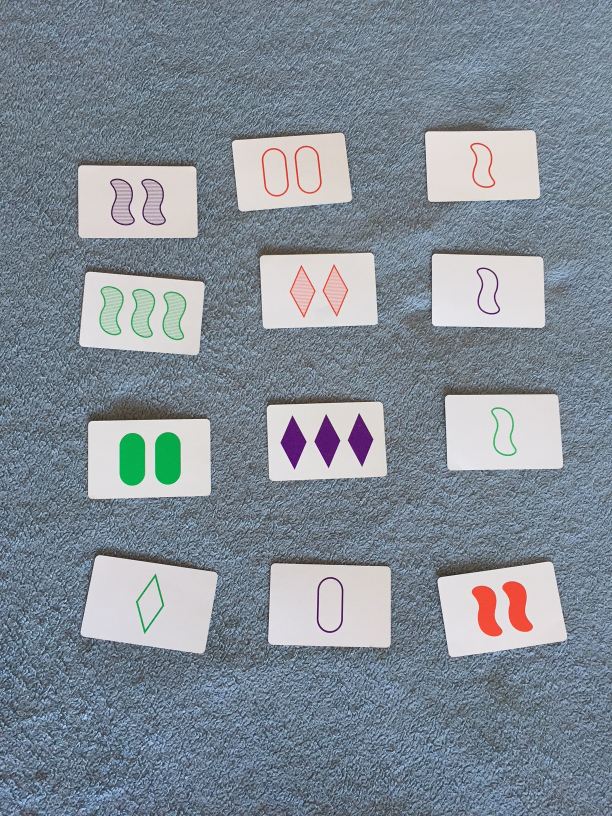
#> input picture PlaySET/IMG_6394.JPG, 1224 x 1632 px (shown at 1/2 size)
$ python -i ImageExtractor.py   (imports and definitions only)   (older library calls are emulated)
#> lines starting #> are read from the running program, lines starting #| are printed output that depends on the picture; after the words box and inside, x2 and y2 are one past the last pixel; in counts of white or black regions, pixels touching at a corner belong together
#> further down, picture is the input picture: shape (1632, 1224, 3); mean B, G, R 150.4, 140.5, 130.6
import cv2
import numpy as np
import imutils
from matplotlib import pyplot as plt

import Card

CARD_WIDTH = 400    #Width of extracted card images
CARD_HEIGHT = 600   #Height of extracted card images
MIN_CARD_SIZE = 10000   #Minimum pixel count for a blob to be considered a card
MAX_CARD_SIZE = 100000
MIN_CARD_CURVATURE = .10 #min_curvature, aka "epsilon" is the allowable curvature as a fraction of the arclength
BLUR = 11

class ROI:
    def __init__(self, index, contour=None, vertices=None):
        self.index = index
        self.contour = contour
        self.vertices = vertices

class ImageExtractor:

    ############Math Helper Methods#########
    # [43 lines left out: functions _get_angle, _get_distance, get_histogram, pre_process_image, not called in this run]

    def locate_ROIs(self, image):
        """
        Operation: Finds cards, and extracts the contours, which are then
            simplified into approximate polygons, which are returns
        :param image: The input image to be processed.
        :return: List of simplified polygons. These polygons are the corners of the cards.
        """
        gray = cv2.cvtColor(image, cv2.COLOR_BGR2GRAY)
        # light_correction = cv2.medianBlur(gray, 201, 0) #Correct aberation in image (brighter in center)
        print(gray.shape)
#| (1632, 1224)
        height, width = gray.shape
#> height = 1632; width = 1224
        small_gray = cv2.resize(gray, (int(width/10), int(height/10)))
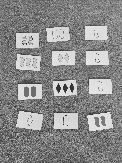
#> small_gray: shape (163, 122); min 29, max 236, mean 138.5
        # light_correction = cv2.GaussianBlur(gray, (801, 801), 0) #Reduce noise in the image
        print((int(width/20)*2+1, int(width/20)*2+1))
#| (123, 123)
        light_correction = cv2.GaussianBlur(small_gray, (int(width/20)*2+1, int(width/20)*2+1), 0) #Reduce noise in the image
        light_correction = cv2.resize(light_correction, (width, height))
#> light_correction: shape (1632, 1224)
        light_correction = light_correction - np.amin(light_correction)
        cv2.imshow("light_correction", imutils.resize(light_correction, width=600))
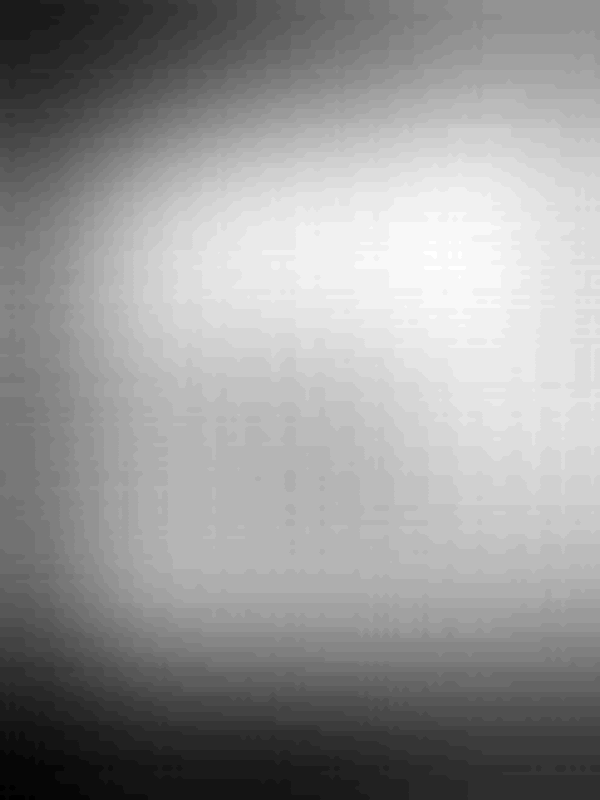
#> window 'light_correction': shape (800, 600); min 0, max 38, mean 22.6; drawn with min black and max white


        # print(np.amin(light_correction), np.amax(light_correction))
        # gray = gray - light_correction
        gray = cv2.subtract(gray, light_correction)
        # gray.convertTo(gray, cv2.CV_8U)
        # gray = np.uint8(gray)


        # im = [image[:,:,i] for i in range(3)] #Would allow iteration by channel
        red = image[:,:,0]
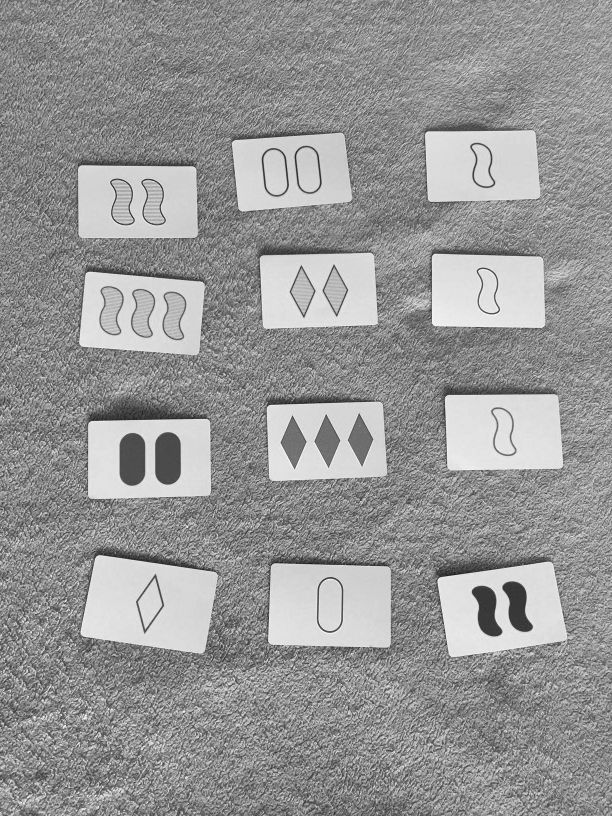
#> red: shape (1632, 1224) (shown at 1/2 size); min 7, max 255, mean 150.4
        green = image[:,:,1]
        blue = image[:,:,2]
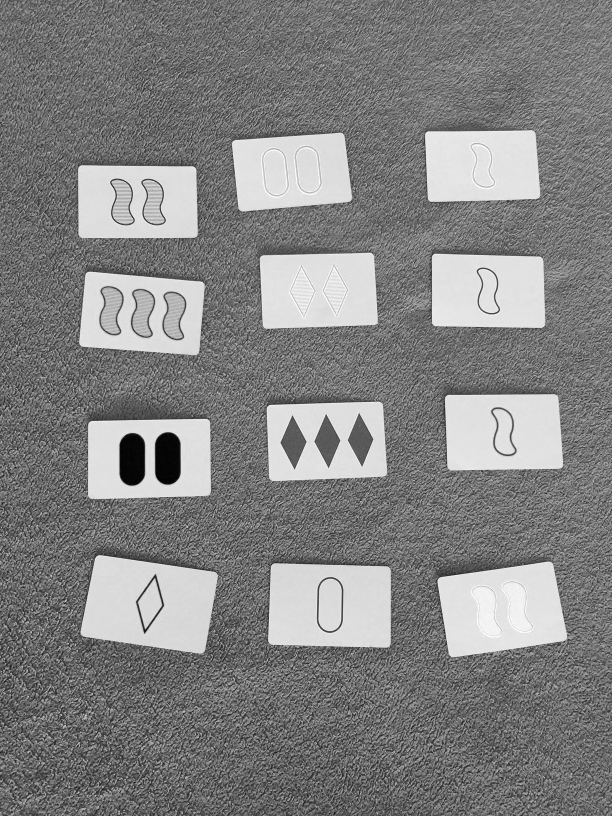
#> blue: shape (1632, 1224) (shown at 1/2 size); min 0, max 255, mean 130.6
        new_image = np.zeros(image.shape)
        for (i, color) in enumerate([red,green,blue]):
            light_correction = cv2.medianBlur(gray, 801, 0)  # Reduce noise in the image
            light_correction = light_correction - np.amin(light_correction)
            ch_corr = cv2.subtract(gray, light_correction)
            new_image[:,:,i] = ch_corr
#> this loop made 3 passes
#> pass 1, in locate_ROIs, `light_correction = light_correction - np.amin(light_correction)`:
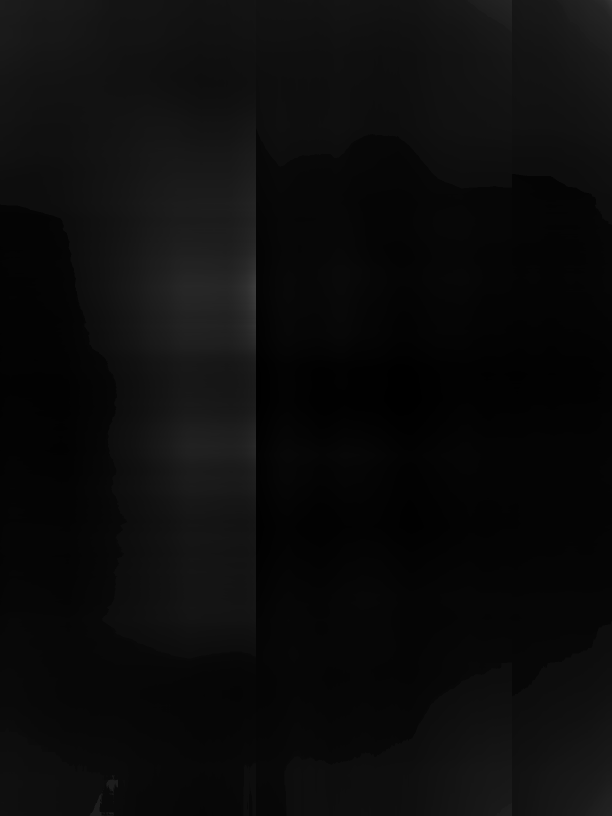
#> light_correction: shape (1632, 1224) (shown at 1/2 size); min 0, max 62, mean 11.5


        # cv2.imshow("Corrected_Gray", imutils.resize(gray, width=600))
        #Todo: Division makes more sense, but gives us a type mistmatch - resolve later
        # gray.convertTo(gray,cv2.CV_8UC1)
        # blurred = cv2.GaussianBlur(gray, (BLUR, BLUR), 0) #Reduce noise in the image
        blurred = cv2.medianBlur(gray, BLUR, 0) #Reduce noise in the image

        resized = imutils.resize(blurred, width=600)
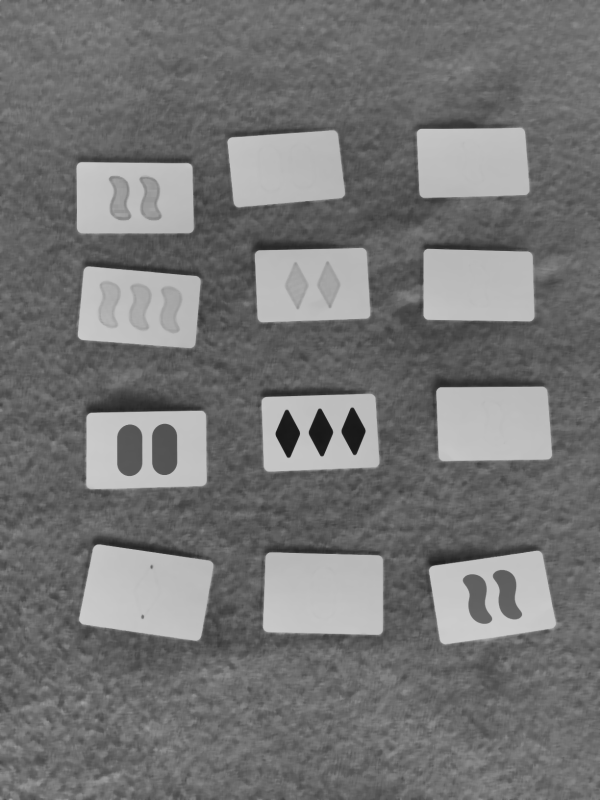
#> resized: shape (800, 600); min 24, max 204, mean 116.7
        # cv2.imshow("Blurred Image", resized)

        min_thresh = np.amin(resized)#0
#> min_thresh = 24
        max_thresh = np.amax(resized)#255
#> max_thresh = 204
        ret,thresh = cv2.threshold(blurred,min_thresh,max_thresh,cv2.THRESH_BINARY+cv2.THRESH_OTSU)
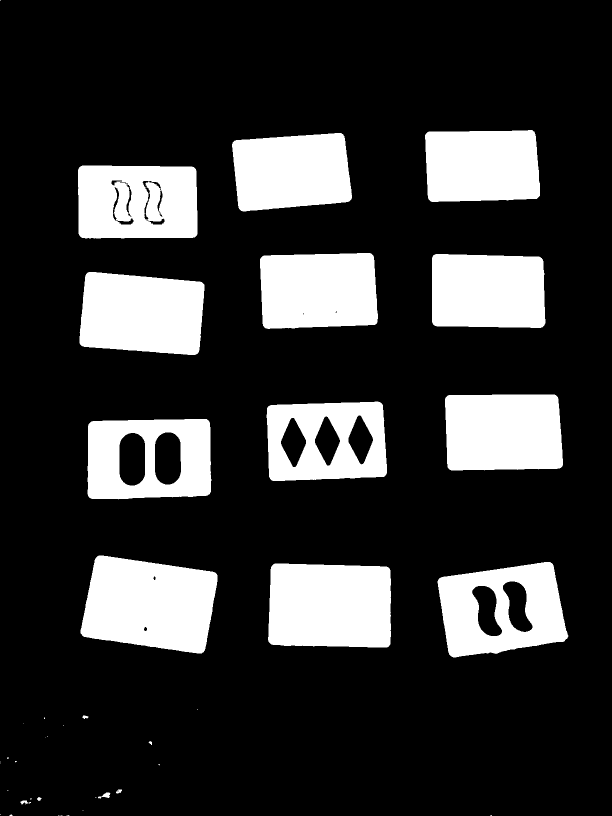
#> thresh: shape (1632, 1224) (shown at 1/2 size); values 0 (black) and 204 (white), 20% white; 41 white regions (23 under 20 px)
#> ret = 143
        # ret,thresh = cv2.threshold(blurred,min_thresh,max_thresh,cv2.THRESH_OTSU)

        # cv2.imshow("test_thresh", imutils.resize(thresh, width=600))
        # find contours in the thresholded image and initialize the
        # shape detector
        contours = cv2.findContours(thresh.copy(), cv2.RETR_EXTERNAL,
                                cv2.CHAIN_APPROX_SIMPLE)
#> contours = 41 contours, 23 with area under 20; largest, box (x1, y1, x2, y2) and area: (161, 1111, 435, 1307) 41181, (536, 1127, 782, 1295) 39035, (875, 1124, 1137, 1315) 38152, (175, 838, 423, 999) 37722, (159, 544, 409, 710) 35387
        contours = contours[0] if imutils.is_cv2() else contours[1]

        ROIs = []
        self.filtered_contours = []
        for idx, contour in enumerate(contours):
            if MAX_CARD_SIZE <= cv2.contourArea(contour) or cv2.contourArea(contour) >= MIN_CARD_SIZE:
                ROIs.append( ROI(index=idx, contour=contour) )
#> this loop made 41 passes
#> after the loop, ROIs = 12 items
        return ROIs

    # [160 lines left out: functions filter_for_rectangles, extract_card_images, _order_vertices, _transform_and_extract_image, display_ROIs, display_cards and 2 more, not called in this run]

>>> import cv2
>>> picture = cv2.imread('IMG_6394.JPG')
>>> result = ImageExtractor().locate_ROIs(picture)
#> result = 12 items
